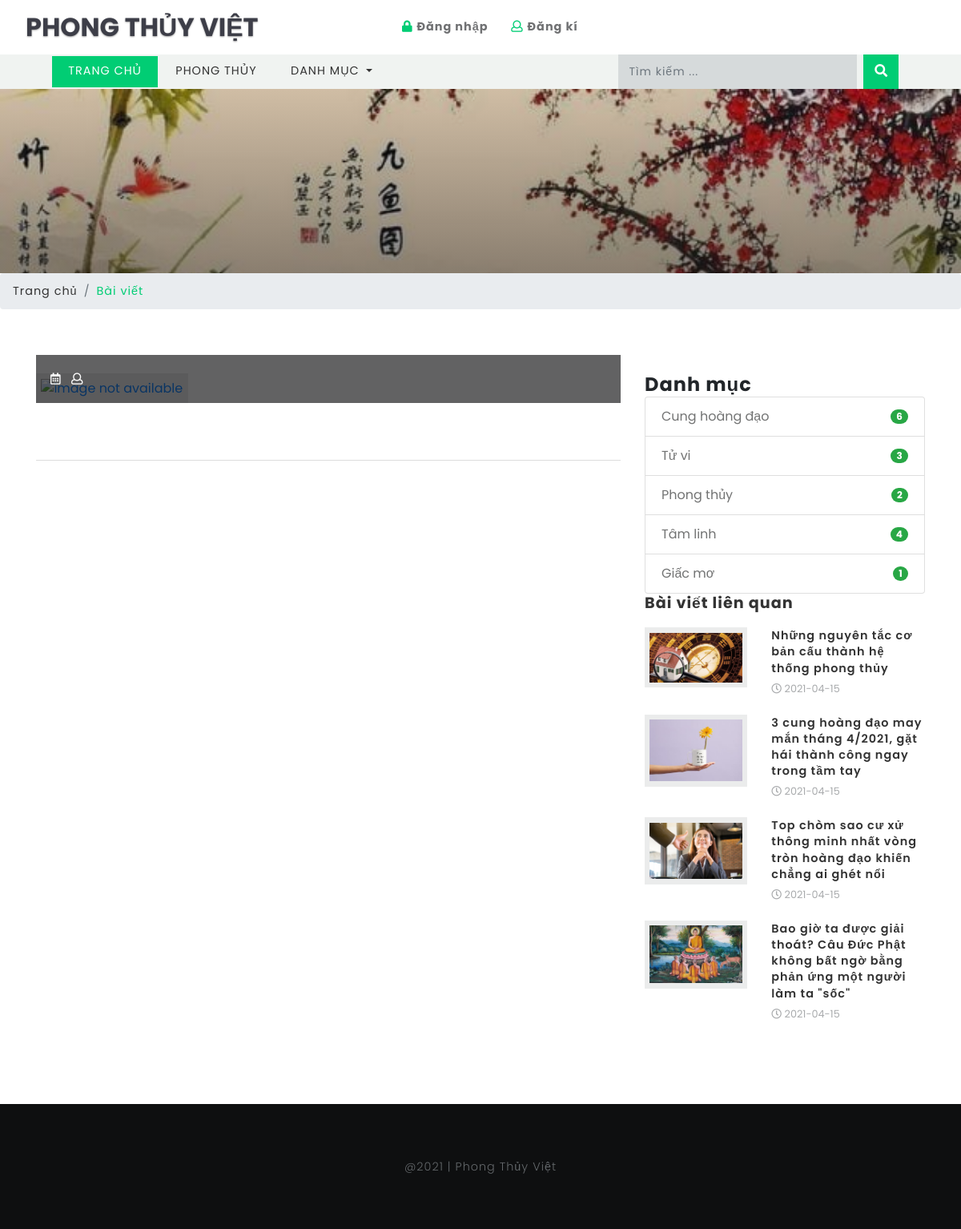
The page /single.php on the database its author committed.
### tables this page shows
CREATE TABLE `blog_categories` (
  `id` int(10) UNSIGNED NOT NULL,
  `name` varchar(40) NOT NULL
);

CREATE TABLE `blogs` (
  `id` int(10) UNSIGNED NOT NULL,
  `title` varchar(190) NOT NULL,
  `tags` varchar(40) NOT NULL,
  `content` text NOT NULL,
  `photo` varchar(50) NOT NULL,
  `posted` varchar(40) NOT NULL,
  `date` date DEFAULT NULL,
  `author` varchar(40) DEFAULT NULL,
  `category` varchar(40) NOT NULL
);

### libs/fetch_data.php (the view, shortened to what this page needs)
<?php
function countcategories(){
	require("database/db_connect.php");
	$sql="SELECT * FROM blog_categories LIMIT 10";
	if ($result=mysqli_query($con,$sql))
	{
		foreach ($result as $categoriescount => $categorydata) {
			$categoryid=$categorydata['id'];
			$sql="SELECT * FROM blogs WHERE category='$categoryid'";
			if ($result=mysqli_query($con,$sql)) {
				$rowcountcategory=mysqli_num_rows($result);
			}
			echo '<li class="list-group-item d-flex justify-content-between align-items-center">
			'.$categorydata['name'].'
			<span class="badge badge-success badge-pill">'.$rowcountcategory.'</span>
			</li>';
		}
	}
}
function getcategoriesmenu($table)
{
	require("database/db_connect.php");
	$sql="SELECT * FROM $table ";
	if ($result=mysqli_query($con,$sql))
	{
		$rowcount=mysqli_num_rows($result);
		if ($rowcount==0) {
			echo 'No Categories';
		}
		foreach ($result as $blog_categories => $category) {
			echo '<a class="dropdown-item" href="category.php?id='.$category['id'].'">'.$category['name'].'</a>
			<div class="dropdown-divider"></div>';
		}
	}
}
function geteditorschoice($table){
	require("database/db_connect.php");
	$sql="SELECT * FROM $table ORDER BY id DESC LIMIT 8";
	if ($result=mysqli_query($con,$sql))
	{
		foreach ($result as $edschoice => $choice) {
			$postid=$choice['blog'];
			$sql="SELECT * FROM blogs WHERE id='$postid'";
			if ($result=mysqli_query($con,$sql)) {
				foreach ($result as $posts => $postdata) {
					echo '<div class="blog-grids row mb-3">
								<div class="col-md-5 blog-grid-left">
									<a href="single.php?id='.$postdata['id'].'">
										<img src="blogadmin/images/'.$postdata['photo'].'" class="img-fluid" alt="fantastic cms">
									</a>
								</div>
								<div class="col-md-7 blog-grid-right">
									<h5>
										<a href="single.php?id='.$postdata['id'].'"> '.$postdata['title'].'</a>
									</h5>
									<div class="sub-meta">
										<span>
											<i class="far fa-clock"></i> '.$postdata['date'].'</span>
									</div>
								</div>
							</div>';
				}
			}
		}
	}
}
?>

### css/single.css (style rules this page uses)
.tech-btm img { background: #fff; padding: 6px; }

### css/style.css (style rules this page uses)
html, body { margin: 0; font-size: 100%; font-family: "Poppins", sans-serif; background: #fff; }
body a { text-decoration: none; transition: 0.5s all; -webkit-transition: 0.5s all; -moz-transition: 0.5s all; -o-transition: 0.5s all; -ms-transition: 0.5s all; }
h1, h2, h3, h4, h5, h6 { margin: 0; font-family: "Poppins", sans-serif; letter-spacing: 1px; }
.tech-btm img { background: #ebecec; padding: 0.4em; }
.tech-btm h5 { font-size: 0.9em; line-height: 1.4em; font-weight: 600; }
.tech-btm h5 a { color: #333; }
.sub-meta span { font-size: 0.8em; color: #a9abad; line-height: 2.5em; }

### rows shown on the page
blog_categories: name "Cung hoàng đạo", rowcountcategory "6"
blog_categories: name "Tử vi", rowcountcategory "3"
blog_categories: name "Phong thủy", rowcountcategory "2"
blog_categories: name "Tâm linh", rowcountcategory "4"
blog_categories: name "Giấc mơ", rowcountcategory "1"
blogs: photo (picture), title "Những nguyên tắc cơ bản cấu thành hệ thống phong thủy", date "2021-04-15"
blogs: photo (picture), title "3 cung hoàng đạo may mắn tháng 4/2021, gặt hái thành công ngay trong tầm tay", date "2021-04-15"
blogs: photo (picture), title "Top chòm sao cư xử thông minh nhất vòng tròn hoàng đạo khiến chẳng ai ghét nổi", date "2021-04-15"
blogs: photo (picture), title "Bao giờ ta được giải thoát? Câu Đức Phật không bất ngờ bằng phản ứng một người làm ta \"sốc\"", date "2021-04-15"
